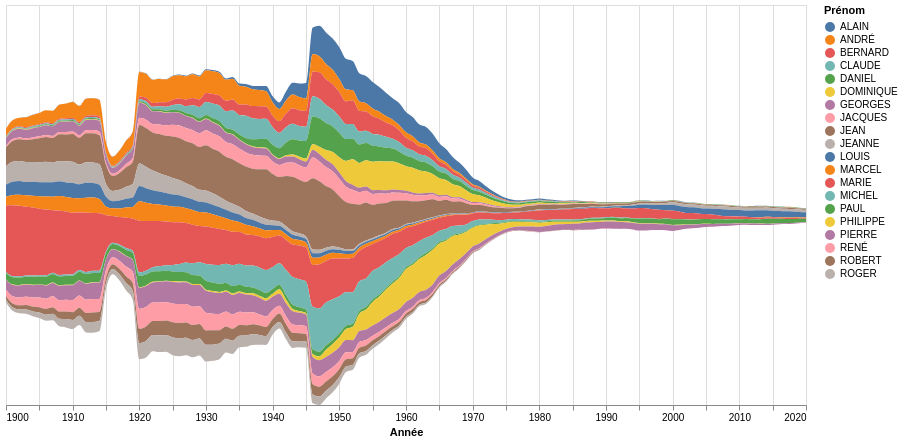

The notebook cell saved with this chart:
### Code cell
# fill the (name x year) grid with 0 so areas don't skip years
years = range(filtered_names['annais'].min(), filtered_names['annais'].max() + 1)
grid = pd.DataFrame(itertools.product(top, years), columns=['preusuel', 'annais'])
plot = grid.merge(plot, on=['preusuel', 'annais'], how='left').fillna({'nombre': 0})


chart = (
    alt.Chart(filtered_names)
    .mark_area(interpolate='monotone')
    .encode(
        x=alt.X('annais:Q', title='Année', axis=alt.Axis(format='d')),
        y=alt.Y('nombre:Q', stack='center', title=None, axis=None),  # streamgraph
        color=alt.Color('preusuel:N', title='Prénom',
                        scale=alt.Scale(scheme='tableau10')),
        # opacity=alt.condition(sel, alt.value(0.9), alt.value(0.15)),
        tooltip=['preusuel:N', 'annais:Q', 'nombre:Q'],
    )
    # .add_params(sel)
    .properties(width=800, height=400)
)
chart

### Figure 1 — Vega-Lite specification as saved in the notebook (floating-point values rounded to 4 significant figures; data arrays with more than 128 entries replaced by an {"elided": "..."} marker saying what was removed)
{"config": {"view": {"continuousWidth": 300, "continuousHeight": 300}}, "data": {"name": "data-16ee469f8e4a87d78c65fed7224b6bd9"}, "mark": {"type": "area", "interpolate": "monotone"}, "encoding": {"color": {"field": "preusuel", "scale": {"scheme": "tableau10"}, "title": "Prénom", "type": "nominal"}, "tooltip": [{"field": "preusuel", "type": "nominal"}, {"field": "annais", "type": "quantitative"}, {"field": "nombre", "type": "quantitative"}], "x": {"axis": {"format": "d"}, "field": "annais", "title": "Année", "type": "quantitative"}, "y": {"axis": null, "field": "nombre", "stack": "center", "title": null, "type": "quantitative"}}, "height": 400, "width": 800, "$schema": "https://vega.github.io/schema/vega-lite/v6.4.1.json", "datasets": {"data-16ee469f8e4a87d78c65fed7224b6bd9": {"elided": "2362 records"}}}
